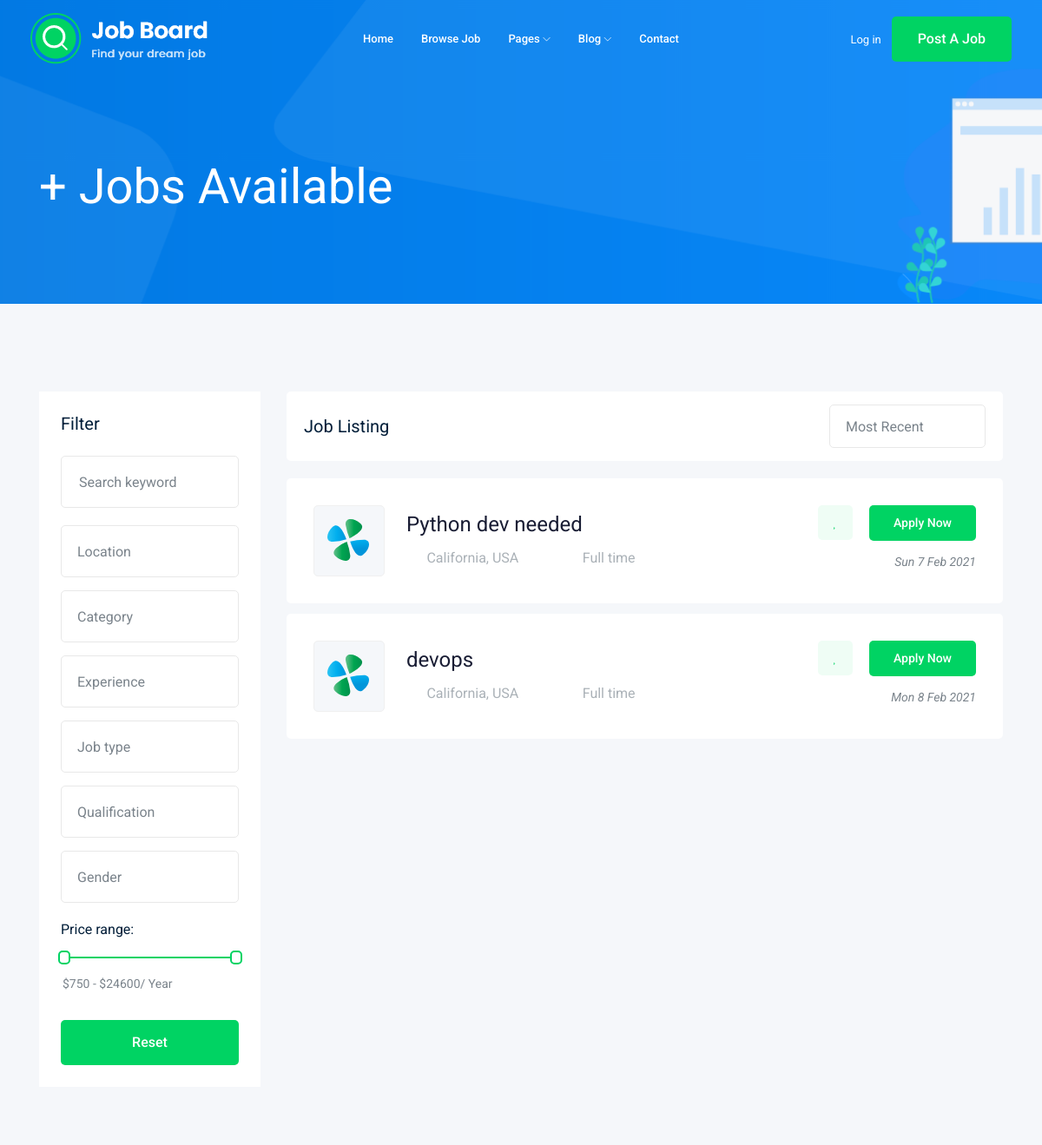
The app's page /jobs/ (upper part), older data.
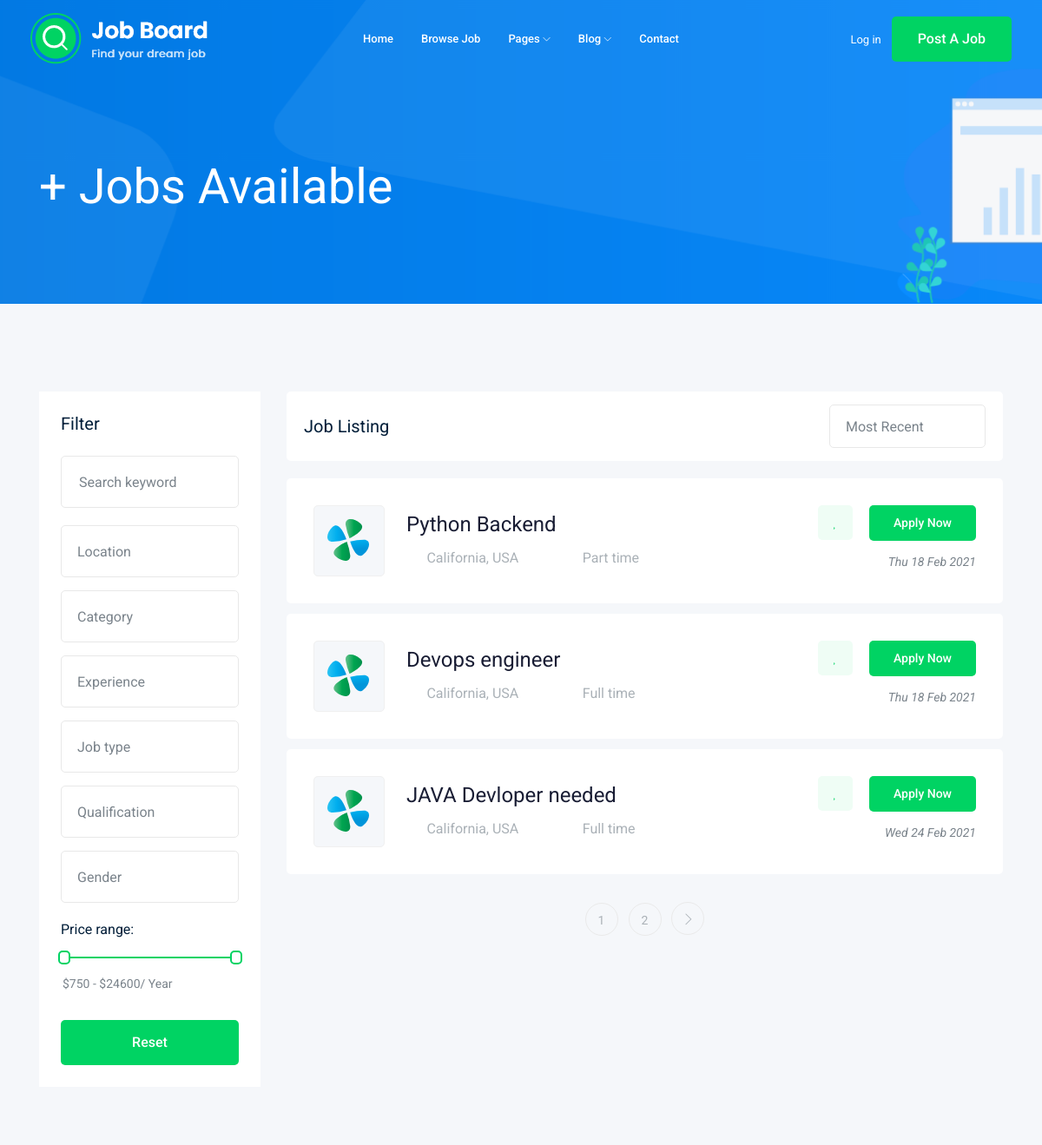
The same page, newer data.
### job/models.py (models this page shows, shortened)
class Job(models.Model):
   owner = models.ForeignKey('auth.User',related_name= 'job_owner',on_delete = models.CASCADE)
   title = models.CharField(max_length=100)
   job_type = models.CharField(max_length= 50, choices= Job_type)
   Description = models.TextField(max_length= 10000)
   Publushed_at = models.DateField(auto_now= True)
   Vacany = models.IntegerField(default= 1 )
   Salary = models.IntegerField(default = 0)
   Experience = models.IntegerField(default = 1)
   Category = models.ForeignKey('Category', on_delete = models.CASCADE)
   Image = models.ImageField(upload_to = image_upload)
   slug = models.SlugField(blank= True,null= True)
   def __str__(self):
      return self.title

### job/views.py (the view)
# urls.py: path('', views.job_list, name = 'job_list'),
def job_list(request):
    job_list= Job.objects.all()
    paginator = Paginator(job_list, 3) # Show 25 contacts per page.
    page_number = request.GET.get('page')
    page_obj = paginator.get_page(page_number)
    context= {'jobs':page_obj}
    return render(request,'jobs/job_list.html', context)

### job/templates/jobs/job_list.html (shortened to what this page needs)
{% extends "base.html" %}
{% block body %}
    <div class="bradcam_area bradcam_bg_1">
        <div class="container">
            <div class="row">
                <div class="col-xl-12">
                    <div class="bradcam_text">
                        <h3>{{jobs.count}}+ Jobs Available</h3>
                    </div>
                </div>
            </div>
        </div>
    </div>
    <div class="job_listing_area plus_padding">
        <div class="container">
            <div class="row">
                <div class="col-lg-3">
                    <div class="job_filter white-bg">
                        <div class="form_inner white-bg">
                            <h3>Filter</h3>
                            <form action="#">
                                <div class="row">
                                    <div class="col-lg-12">
                                        <div class="single_field">
                                            <input type="text" placeholder="Search keyword">
                                        </div>
                                    </div>
                                    <div class="col-lg-12">
                                    </div>
                                    <div class="col-lg-12">
                                    </div>
                                    <div class="col-lg-12">
                                    </div>
                                    <div class="col-lg-12">
                                    </div>
                                    <div class="col-lg-12">
                                    </div>
                                    <div class="col-lg-12">
                                    </div>
                                </div>
                            </form>
                        </div>
                        <div class="range_wrap">
                            <label for="amount">Price range:</label>
                            <div id="slider-range"></div>
                            <p>
                                <input type="text" id="amount" readonly style="border:0; color:#7A838B; font-size: 14px; font-weight:400;">
                            </p>
                        </div>
                        <div class="reset_btn">
                            <button  class="boxed-btn3 w-100" type="submit">Reset</button>
                        </div>
                    </div>
                </div>
                <div class="col-lg-9">
                    <div class="recent_joblist_wrap">
                        <div class="recent_joblist white-bg ">
                            <div class="row align-items-center">
                                <div class="col-md-6">
                                    <h4>Job Listing</h4>
                                </div>
                                <div class="col-md-6">
                                    <div class="serch_cat d-flex justify-content-end">
                                    </div>
                                </div>
                            </div>
                        </div>
                    </div>
                    <div class="job_lists m-0">
                        <div class="row">
                         {% for job in jobs%}
                            <div class="col-lg-12 col-md-12">
                                <div class="single_jobs white-bg d-flex justify-content-between">
                                    <div class="jobs_left d-flex align-items-center">
                                        <div class="thumb">
                                            <img src="home/Mohammed/Desktop/django2/job/src/static/img/svg_icon/1.svg" alt="">
                                        </div>
                                        <div class="jobs_conetent">
                                            <a href="{% url 'jobs:job_detail' job.slug %}"><h4> {{job}}</h4></a>
                                            <div class="links_locat d-flex align-items-center">
                                                <div class="location">
                                                    <p> <i class="fa fa-map-marker"></i> California, USA</p>
                                                </div>
                                                <div class="location">
                                                    <p> <i class="fa fa-clock-o"></i> {{job.job_type}}</p>
                                                </div>
                                            </div>
                                        </div>
                                    </div>
                                    <div class="jobs_right">
                                        <div class="apply_now">
                                            <a class="heart_mark" href="#"> <i class="fa fa-heart"></i> </a>
                                            <a href="{% url 'jobs:job_detail' job.slug %}" class="boxed-btn3">Apply Now</a>
                                        </div>
                                        <div class="date">
                                            <p>{{job.Publushed_at|date:'D j M Y'}}</p>
                                        </div>
                                    </div>
                                </div>
                            </div>
                            {% endfor %}
                        </div>
                        {%  if jobs.has_other_pages %}
                        <div class="row">
                            <div class="col-lg-12">
                                <div class="pagination_wrap">
                                    <ul>
                                      {% for i in jobs.paginator.page_range %}
                                        <li><a href="?page= {{i}}"><span>{{i}}</span></a></li>
                                      {% endfor %}
                                      {% if jobs.has_next %}
                                        <li><a href="?page = {jobs.next_page_number}"> <i class="ti-angle-right"></i> </a></li>
                                      {% endif %}
                                    </ul>
                                </div>
                            </div>
                        </div>
                       {% endif  %}
                    </div>
                </div>
            </div>
        </div>
    </div>
{% endblock body %}

### Templates/base.html (shortened to what this page needs)
{% load static %}
<!doctype html>
<html class="no-js" lang="zxx">
<head>
    <link rel="stylesheet" href="{% static 'bootstrap/css/bootstrap.min.css' %}">
    <link rel="stylesheet" href="{% static 'css/bootstrap.min.css' %}">
    <link rel="stylesheet" href="{% static 'css/owl.carousel.min.css' %}">
    <link rel="stylesheet" href="{% static 'css/magnific-popup.css' %}">
    <link rel="stylesheet" href="{% static 'css/font-awesome.min.css' %}">
    <link rel="stylesheet" href="{% static 'css/themify-icons.css' %}">
    <link rel="stylesheet" href="{% static 'css/nice-select.css' %}">
    <link rel="stylesheet" href="{% static 'css/flaticon.css' %}">
    <link rel="stylesheet" href="{% static 'css/jquery-ui.css' %}">
    <link rel="stylesheet" href="{% static 'css/gijgo.css' %}">
    <link rel="stylesheet" href="{% static 'css/animate.min.css' %}">
    <link rel="stylesheet" href="{% static 'css/slicknav.css' %}">
    <link rel="stylesheet" href="{% static 'css/style.css' %}">
</head>
<body>
    <header>
        <div class="header-area ">
            <div id="sticky-header" class="main-header-area">
                <div class="container-fluid ">
                    <div class="header_bottom_border">
                        <div class="row align-items-center">
                            <div class="col-xl-3 col-lg-2">
                                <div class="logo">
                                    <a href="index.html">
                                        <img src="Desktop/django2/job/src/static/img/logo.png" alt="">
                                    </a>
                                </div>
                            </div>
                            <div class="col-xl-6 col-lg-7">
                                <div class="main-menu  d-none d-lg-block">
                                    <nav>
                                        <ul id="navigation">
                                            <li><a href="index.html">home</a></li>
                                            <li><a href="jobs.html">Browse Job</a></li>
                                            <li><a href="#">pages <i class="ti-angle-down"></i></a>
                                            </li>
                                            <li><a href="#">blog <i class="ti-angle-down"></i></a>
                                            </li>
                                            <li><a href="contact.html">Contact</a></li>
                                        </ul>
                                    </nav>
                                </div>
                            </div>
                            <div class="col-xl-3 col-lg-3 d-none d-lg-block">
                                <div class="Appointment">
                                    <div class="phone_num d-none d-xl-block">
                                        <a href="#">Log in</a>
                                    </div>
                                    <div class="d-none d-lg-block">
                                        <a class="boxed-btn3" href="#">Post a Job</a>
                                    </div>
                                </div>
                            </div>
                            <div class="col-12">
                            </div>
                        </div>
                    </div>
                </div>
            </div>
        </div>
    </header>
    {% block body %}
    {% endblock body %}
</body>
</html>

Row changes from the older to the newer data that the page shows:
changed Job: title "Python dev needed" → "Python Backend"; job_type "Full time" → "Part time"; Publushed_at "Sun 7 Feb 2021" → "Thu 18 Feb 2021"
changed Job: title "devops" → "Devops engineer"; Publushed_at "Mon 8 Feb 2021" → "Thu 18 Feb 2021"
added Job: title "JAVA Devloper needed", job_type "Full time", Publushed_at "Wed 24 Feb 2021"
Text that changed along with them:
new list line: "1"
new list line: "2"
